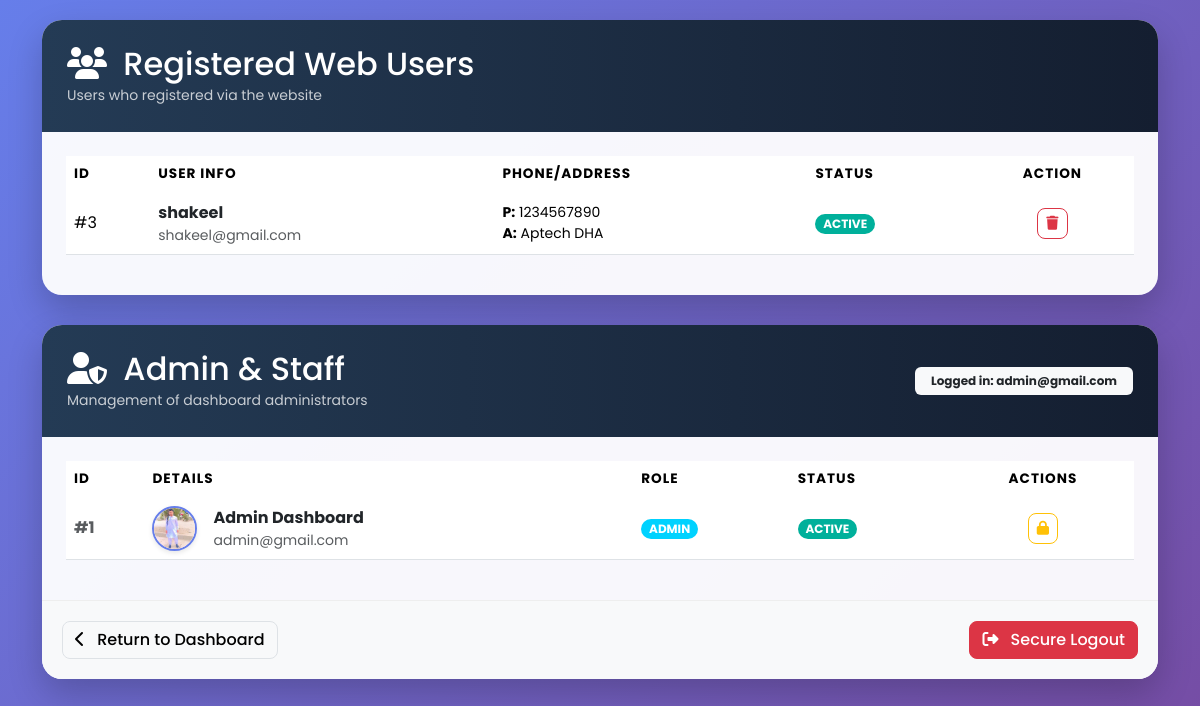
Screenshot of /admin/user.php (signed in) with the database file from the repository.
### tables this page shows
CREATE TABLE `users` (
  `id` int(11) NOT NULL,
  `name` varchar(100) NOT NULL,
  `email` varchar(100) NOT NULL,
  `phone` varchar(20) DEFAULT NULL,
  `address` text DEFAULT NULL,
  `password` varchar(255) NOT NULL,
  `status` varchar(20) DEFAULT 'active',
  `created_at` timestamp NOT NULL DEFAULT current_timestamp(),
  `last_seen` datetime DEFAULT current_timestamp()
);

### admin/user.php (the view, shortened to what this page needs)
<?php
include "../config/db.php";
$web_users_result = mysqli_query($conn, "SELECT * FROM users ORDER BY created_at DESC");
$admin_users_result = mysqli_query($conn, "SELECT id, name, email, role, status, avatar FROM admin_users ORDER BY id ASC");
?>
<!DOCTYPE html>
<html lang="en">
<head>
    <link href="https://cdn.jsdelivr.net/npm/bootstrap@5.3.2/dist/css/bootstrap.min.css" rel="stylesheet">
    <link rel="stylesheet" href="https://cdnjs.cloudflare.com/ajax/libs/font-awesome/6.4.2/css/all.min.css">
</head>
<body>
<div class="container">
    <div class="card main-card">
        <div class="header-gradient">
            <h2 class="mb-0"><i class="fas fa-users me-2"></i> Registered Web Users</h2>
            <small class="opacity-75">Users who registered via the website</small>
        </div>
        <div class="card-body p-4">
            <div class="table-responsive">
                <table class="table table-hover align-middle">
                    <thead>
                        <tr>
                            <th>ID</th>
                            <th>User Info</th>
                            <th>Phone/Address</th>
                            <th>Status</th>
                            <th class="text-center">Action</th>
                        </tr>
                    </thead>
                    <tbody>
                    <?php while ($row = mysqli_fetch_assoc($web_users_result)) { ?>
                        <tr class="tr-hover">
                            <td>#<?= $row['id'] ?></td>
                            <td>
                                <div class="fw-bold text-dark"><?= htmlspecialchars($row['name']) ?></div>
                                <div class="small text-muted"><?= htmlspecialchars($row['email']) ?></div>
                            </td>
                            <td>
                                <div class="small"><b>P:</b> <?= htmlspecialchars($row['phone']) ?></div>
                                <div class="small text-truncate" style="max-width: 150px;"><b>A:</b> <?= htmlspecialchars($row['address']) ?></div>
                            </td>
                            <td>
                                <span class="badge rounded-pill badge-active"><?= strtoupper($row['status']) ?></span>
                            </td>
                            <td class="text-center">
                                <a href="?delete_web_user=<?= $row['id'] ?>" onclick="return confirm('Delete this user?')" class="btn btn-outline-danger btn-sm btn-action"><i class="fas fa-trash"></i></a>
                            </td>
                        </tr>
                    <?php } ?>
                    </tbody>
                </table>
            </div>
        </div>
    </div>
    <div class="card main-card">
        <div class="header-gradient d-flex justify-content-between align-items-center">
            <div>
                <h2 class="mb-0"><i class="fas fa-user-shield me-2"></i> Admin & Staff</h2>
                <small class="opacity-75">Management of dashboard administrators</small>
            </div>
            <span class="badge bg-light text-dark p-2 px-3">Logged in: <?= htmlspecialchars($_SESSION['email']) ?></span>
        </div>
        <div class="card-body p-4">
            <div class="table-responsive">
                <table class="table table-hover align-middle">
                    <thead>
                        <tr>
                            <th>ID</th>
                            <th>Details</th>
                            <th>Role</th>
                            <th>Status</th>
                            <th class="text-center">Actions</th>
                        </tr>
                    </thead>
                    <tbody>
                    <?php while ($row = mysqli_fetch_assoc($admin_users_result)) { ?>
                        <tr class="tr-hover">
                            <td class="fw-bold text-muted">#<?= $row['id'] ?></td>
                            <td>
                                <div class="d-flex align-items-center">
                                    <div class="me-3">
                                        <?php
                                        $imgPath = "uploads/" . $row['avatar'];
                                        if (!empty($row['avatar']) && file_exists($imgPath)): ?>
                                            <img src="<?= $imgPath ?>" class="user-avatar" alt="User Image">
                                        <?php else: ?>
                                            <div class="letter-avatar"><?= strtoupper(substr($row['name'],0,1)) ?></div>
                                        <?php endif; ?>
                                    </div>
                                    <div>
                                        <div class="fw-bold text-dark"><?= htmlspecialchars($row['name']) ?></div>
                                        <div class="small text-muted"><?= htmlspecialchars($row['email']) ?></div>
                                    </div>
                                </div>
                            </td>
                            <td><span class="badge rounded-pill <?= $row['role']=='admin'?'badge-admin':'badge-user' ?>"><?= strtoupper($row['role']) ?></span></td>
                            <td><span class="badge rounded-pill <?= $row['status']=='active'?'badge-active':'badge-blocked' ?>"><?= strtoupper($row['status']) ?></span></td>
                            <td class="text-center">
                                <div class="btn-group gap-1">
                                    <?php if ($row['status']=='active') { ?>
                                        <a href="?block=<?= $row['id'] ?>" class="btn btn-outline-warning btn-sm btn-action"><i class="fas fa-lock"></i></a>
                                    <?php } else { ?>
                                        <a href="?unblock=<?= $row['id'] ?>" class="btn btn-outline-success btn-sm btn-action"><i class="fas fa-unlock"></i></a>
                                    <?php } ?>
                                </div>
                            </td>
                        </tr>
                    <?php } ?>
                    </tbody>
                </table>
            </div>
        </div>
        <div class="glass-footer d-flex justify-content-between">
            <a href="dashboard.php" class="btn btn-light border btn-action"><i class="fas fa-chevron-left me-2"></i> Return to Dashboard</a>
            <a href="logout.php" class="btn btn-danger btn-action"><i class="fas fa-sign-out-alt me-2"></i> Secure Logout</a>
        </div>
    </div>
</div>
</body>
</html>

### admin/user.php (style rules this page uses)
body { font-family: 'Poppins', sans-serif; background: linear-gradient(135deg,#667eea 0%,#764ba2 100%); min-height:100vh; padding:20px; }
.main-card { background: rgba(255,255,255,0.95); border:none; border-radius:20px; overflow:hidden; box-shadow:0 15px 35px rgba(0,0,0,0.2); margin-bottom: 30px; }
.header-gradient { background: linear-gradient(to right,#243b55,#141e30); padding:25px; color:white; }
.table thead { background:#f8f9fa; }
.table th { text-transform:uppercase; font-size:0.85rem; letter-spacing:1px; border:none; }
.badge-admin { background:#00d2ff; color:white; }
.badge-active { background:#00b09b; color:white; }
.btn-action { border-radius:8px; transition:all 0.3s; font-weight:500; }
.glass-footer { background:#f8f9fa; border-top:1px solid #eee; padding:20px; }
.user-avatar { width:45px; height:45px; object-fit:cover; border-radius:50%; border:2px solid #667eea; box-shadow:0 2px 5px rgba(0,0,0,0.1); }

### rows the page displays
users: id "3", name "shakeel", email "shakeel@gmail.com", phone "1234567890", address "Aptech DHA", status "ACTIVE"

### other values shown
$_SESSION['email'] "admin@gmail.com"
$row['id'] "1"
$row['name'] "Admin Dashboard"
$row['email'] "admin@gmail.com"
$row['role'] "ADMIN"
$row['status'] "ACTIVE"
